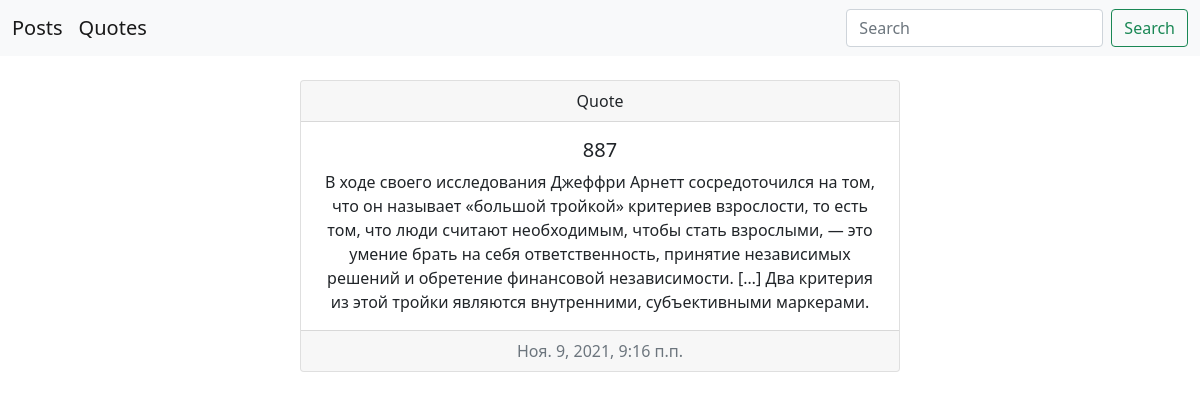
/quote/887, run on the app's committed database.
### mysite/models.py (models this page shows, shortened)
class Quote(models.Model):
    title = models.CharField(max_length=200)
    slug = models.SlugField(max_length=200, null=True, blank=True)
    text = models.TextField()
    created_date = models.DateTimeField(default=timezone.now)

### mysite/views.py (the view)
# urls.py: path('quote/<str:slug>', QuoteDetail.as_view(), name='quote_detail'),
class QuoteDetail(ObjectDetailMixin, View):
    model = Quote
    template = 'mysite/quote_detail.html'

### mysite/utils.py (called while the page is built)
    def get(self, request, slug):
        obj = get_object_or_404(self.model, slug__iexact=slug)
        return render(request, self.template, {self.model.__name__.lower(): obj, 'admin_object': obj})

### templates/mysite/quote_detail.html (shortened to what this page needs)
{% extends "base.html" %}
{% block content %}
      <div id="carta" class="card col-4 text-center mt-4">
        <div class="card-header">
          Quote
        </div>
        <div class="card-body">
          <h5 class="card-title">{{ quote.title }}</h5>
            <p class="card-text">{{ quote.text}}</p>
        </div>
        <div class="card-footer text-muted">
          {{ quote.created_date }}
        </div>
      </div>
{% endblock %}

### static/css/main.css (style rules this page uses)
#carta { margin: auto; width: 50%; }

### data on the page
Quote: title "887", text "В ходе своего исследования Джеффри Арнетт сосредоточился на том, что он называет «большой тройкой» критериев взрослости, то есть том, что люди считают необходимым, чтобы стать взрослыми, — это умение брать на себя ответственность, принятие независимых решений и обретение финансовой независимости. […] Два критерия из этой тройки являются внутренними, субъективными маркерами.", created_date "Ноя. 9, 2021, 9:16 п.п."
